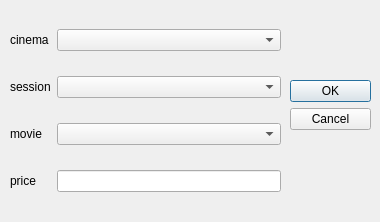
<?xml version="1.0" encoding="UTF-8"?>
<ui version="4.0">
 <class>addDialog</class>
 <widget class="QDialog" name="addDialog">
  <property name="geometry">
   <rect>
    <x>0</x>
    <y>0</y>
    <width>380</width>
    <height>222</height>
   </rect>
  </property>
  <property name="windowTitle">
   <string>Add</string>
  </property>
  <widget class="QDialogButtonBox" name="buttonBox">
   <property name="geometry">
    <rect>
     <x>290</x>
     <y>80</y>
     <width>81</width>
     <height>61</height>
    </rect>
   </property>
   <property name="orientation">
    <enum>Qt::Vertical</enum>
   </property>
   <property name="standardButtons">
    <set>QDialogButtonBox::Cancel|QDialogButtonBox::Ok</set>
   </property>
  </widget>
  <widget class="QWidget" name="gridLayoutWidget">
   <property name="geometry">
    <rect>
     <x>10</x>
     <y>10</y>
     <width>271</width>
     <height>201</height>
    </rect>
   </property>
   <layout class="QGridLayout" name="gridLayout">
    <item row="1" column="2">
     <widget class="QComboBox" name="sessionsBox"/>
    </item>
    <item row="3" column="2">
     <widget class="QLineEdit" name="lineEdit"/>
    </item>
    <item row="0" column="2">
     <widget class="QComboBox" name="cinemasBox"/>
    </item>
    <item row="2" column="2">
     <widget class="QComboBox" name="moviesBox"/>
    </item>
    <item row="1" column="1">
     <widget class="QLabel" name="label_2">
      <property name="text">
       <string>session</string>
      </property>
     </widget>
    </item>
    <item row="0" column="1">
     <widget class="QLabel" name="label">
      <property name="text">
       <string>cinema</string>
      </property>
     </widget>
    </item>
    <item row="2" column="1">
     <widget class="QLabel" name="label_3">
      <property name="text">
       <string>movie</string>
      </property>
     </widget>
    </item>
    <item row="3" column="1">
     <widget class="QLabel" name="label_4">
      <property name="text">
       <string>price</string>
      </property>
     </widget>
    </item>
   </layout>
  </widget>
 </widget>
 <resources/>
 <connections>
  <connection>
   <sender>buttonBox</sender>
   <signal>accepted()</signal>
   <receiver>addDialog</receiver>
   <slot>accept()</slot>
   <hints>
    <hint type="sourcelabel">
     <x>248</x>
     <y>254</y>
    </hint>
    <hint type="destinationlabel">
     <x>157</x>
     <y>274</y>
    </hint>
   </hints>
  </connection>
  <connection>
   <sender>buttonBox</sender>
   <signal>rejected()</signal>
   <receiver>addDialog</receiver>
   <slot>reject()</slot>
   <hints>
    <hint type="sourcelabel">
     <x>316</x>
     <y>260</y>
    </hint>
    <hint type="destinationlabel">
     <x>286</x>
     <y>274</y>
    </hint>
   </hints>
  </connection>
 </connections>
</ui>
